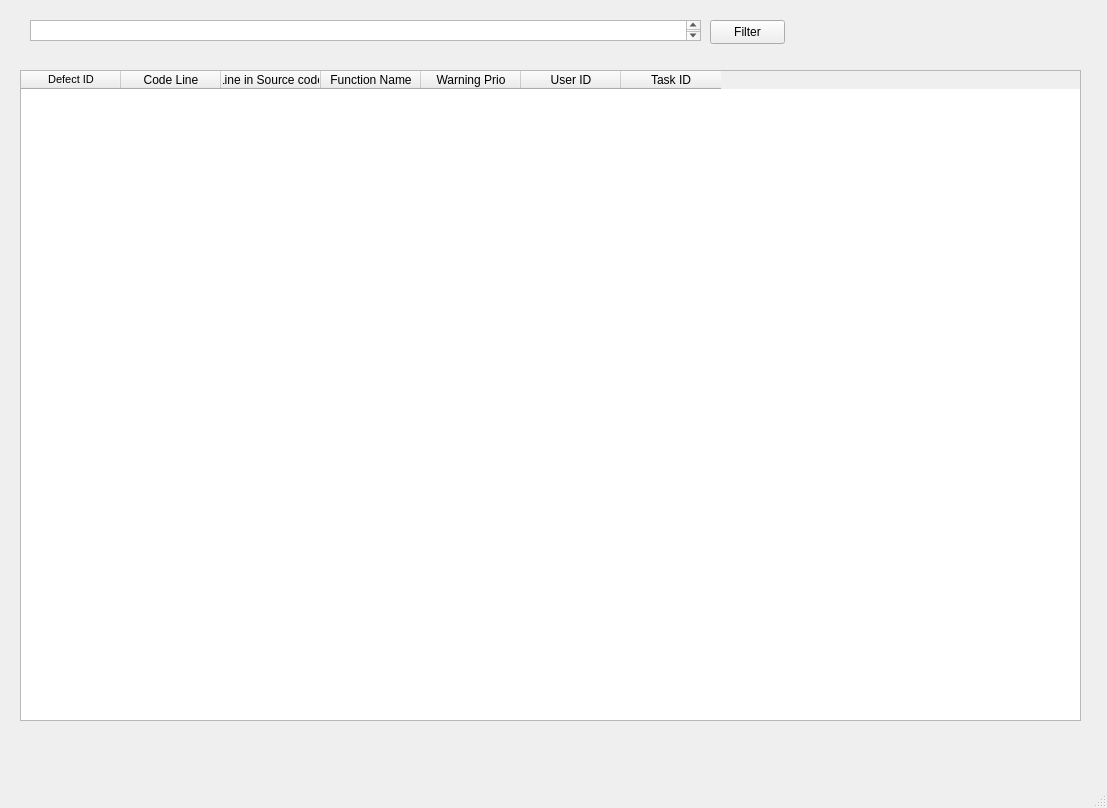
<?xml version="1.0" encoding="UTF-8"?>
<ui version="4.0">
 <class>MainWindow</class>
 <widget class="QMainWindow" name="MainWindow">
  <property name="geometry">
   <rect>
    <x>0</x>
    <y>0</y>
    <width>1107</width>
    <height>808</height>
   </rect>
  </property>
  <property name="windowTitle">
   <string>MainWindow</string>
  </property>
  <widget class="QWidget" name="centralwidget">
   <widget class="QTextEdit" name="Search_bar">
    <property name="geometry">
     <rect>
      <x>30</x>
      <y>20</y>
      <width>671</width>
      <height>21</height>
     </rect>
    </property>
   </widget>
   <widget class="QPushButton" name="Filter_btn">
    <property name="geometry">
     <rect>
      <x>710</x>
      <y>20</y>
      <width>75</width>
      <height>24</height>
     </rect>
    </property>
    <property name="text">
     <string>Filter</string>
    </property>
   </widget>
   <widget class="QTableWidget" name="tableWidget">
    <property name="geometry">
     <rect>
      <x>20</x>
      <y>70</y>
      <width>1061</width>
      <height>651</height>
     </rect>
    </property>
    <property name="autoScroll">
     <bool>true</bool>
    </property>
    <property name="showGrid">
     <bool>true</bool>
    </property>
    <property name="rowCount">
     <number>0</number>
    </property>
    <property name="columnCount">
     <number>7</number>
    </property>
    <attribute name="verticalHeaderVisible">
     <bool>true</bool>
    </attribute>
    <attribute name="verticalHeaderStretchLastSection">
     <bool>true</bool>
    </attribute>
    <column>
     <property name="text">
      <string>Defect ID</string>
     </property>
     <property name="font">
      <font>
       <pointsize>8</pointsize>
      </font>
     </property>
     <property name="textAlignment">
      <set>AlignHCenter|AlignTop</set>
     </property>
    </column>
    <column>
     <property name="text">
      <string>Code Line</string>
     </property>
    </column>
    <column>
     <property name="text">
      <string>Line in Source code</string>
     </property>
    </column>
    <column>
     <property name="text">
      <string>Function Name</string>
     </property>
    </column>
    <column>
     <property name="text">
      <string>Warning Prio</string>
     </property>
    </column>
    <column>
     <property name="text">
      <string>User ID</string>
     </property>
    </column>
    <column>
     <property name="text">
      <string>Task ID</string>
     </property>
    </column>
   </widget>
  </widget>
  <widget class="QMenuBar" name="menubar">
   <property name="geometry">
    <rect>
     <x>0</x>
     <y>0</y>
     <width>1107</width>
     <height>22</height>
    </rect>
   </property>
  </widget>
  <widget class="QStatusBar" name="statusbar"/>
 </widget>
 <resources/>
 <connections/>
</ui>
